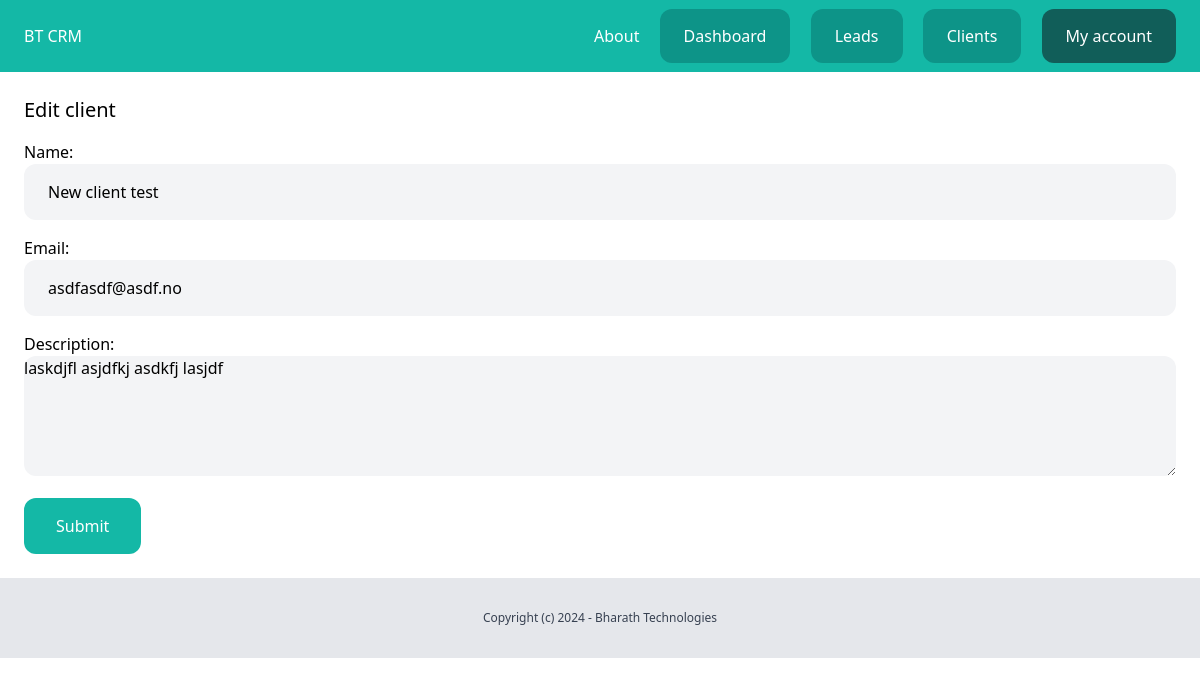
Page /dashboard/clients/2/edit/ (signed in) on the committed database.
### client/models.py (models this page shows, shortened)
class Client(models.Model):
    team = models.ForeignKey(Team, related_name='clients', on_delete=models.CASCADE)
    name = models.CharField(max_length=255)
    email = models.EmailField()
    description = models.TextField(blank=True, null=True)
    created_by = models.ForeignKey(User, related_name='clients', on_delete=models.CASCADE)
    created_at = models.DateTimeField(auto_now_add=True)
    modified_at = models.DateTimeField(auto_now=True)
    class Meta:
        ordering = ('name',)

### client/views.py (the view)
# urls.py: path('<int:pk>/edit/', views.clients_edit, name='edit'),
@login_required
def clients_edit(request, pk):
    team = request.user.userprofile.active_team
    client = get_object_or_404(team.clients, pk=pk)
    if request.method == 'POST':
        form = AddClientForm(request.POST, instance=client)
        if form.is_valid():
            form.save()
            messages.success(request, 'The changes was saved.')
            return redirect('clients:list')
    else:
        form = AddClientForm(instance=client)
    return render(request, 'client/clients_edit.html', {
        'form': form
    })

### client/forms.py
class AddClientForm(forms.ModelForm):
    name = forms.CharField(
        widget=forms.TextInput(attrs={"class": "w-full py-4 px-6 rounded-xl bg-gray-100"})
    )
    email = forms.CharField(
        widget=forms.TextInput(attrs={"class": "w-full py-4 px-6 rounded-xl bg-gray-100"})
    )
    description = forms.CharField(
        widget=forms.Textarea(attrs={"rows":"5", "class": "w-full bg-gray-100 rounded-xl"})
    )
    class Meta:
        model = Client
        fields = ('name', 'email', 'description',)

### client/templates/client/clients_edit.html (shortened to what this page needs)
{% extends 'core/base.html' %}
{% block content %}
    <div class="py-6 px-6">
        <h1 class="text-xl">Edit client</h1>
        <form method="post" action="." class="space-y-4">
            {{ form.as_p }}
            <button class="py-4 px-8 bg-teal-500 text-white rounded-xl">Submit</button>
        </form>
    </div>
{% endblock %}

### rows in the picture
Client: name "New client test", email "asdfasdf@asdf.no", description "laskdjfl asjdfkj asdkfj lasjdf"
